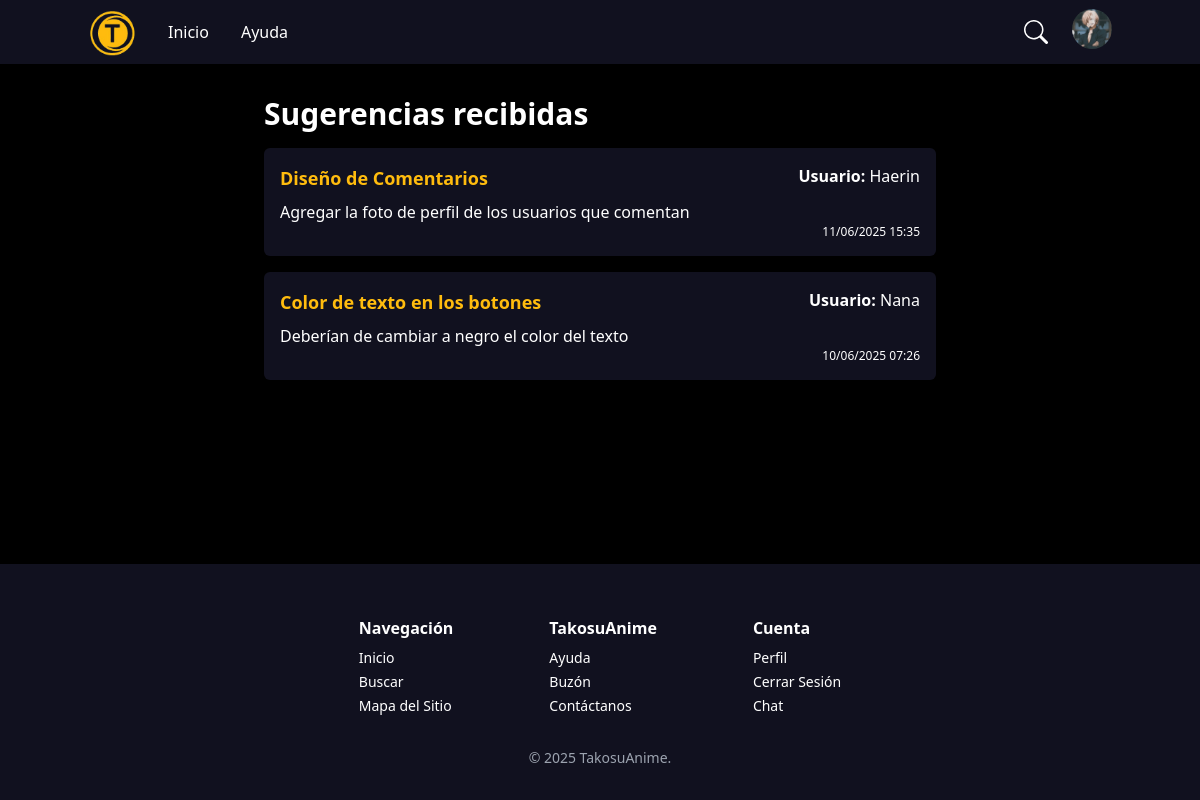
The page /suggestion/ (signed in) on the database its author committed.
### main/models.py (models this page shows, shortened)
class User(AbstractUser):
    icon = models.ImageField(upload_to=user_icon, default="users/default.png", blank=True)
    favorite_animes = models.ManyToManyField('Anime', related_name='favorited_by', blank=True)

class Suggestion(models.Model):
    user = models.ForeignKey(settings.AUTH_USER_MODEL, on_delete=models.SET_NULL, null=True, blank=True)
    subject = models.CharField(max_length=150)
    message = models.TextField()
    created_at = models.DateTimeField(auto_now_add=True)

### main/views.py (the view, shortened to what this page needs)
# urls.py: path('suggestion/', SuggestionView.as_view(), name='suggestion'),
class SuggestionView(LoginRequiredMixin, FormView):
    template_name = 'suggestion.html'
    form_class = SuggestionForm
    success_url = reverse_lazy('suggestion')
    def get_context_data(self, **kwargs):
        context = super().get_context_data(**kwargs)
        if self.request.user.is_superuser:
            context['suggestions'] = Suggestion.objects.select_related('user').order_by('-created_at')
        return context

### main/templates/suggestion.html (shortened to what this page needs)
{% extends "base.html" %}
{% load form_filters %}
{% block content %}
    {% if user.is_superuser %}
        <div class="max-w-2xl mx-auto">
            <h2 class="text-white text-3xl font-bold mb-4">Sugerencias recibidas</h2>
            {% if suggestions %}
                <ul class="space-y-4">
                    {% for suggestion in suggestions %}
                        <li class="[background-color:#11111F] p-4 rounded-md text-white">
                            <div class="flex justify-between items-start">
                                <strong class="text-lg [color:#FFBC0E]">{{ suggestion.subject }}</strong>
                                <span><strong>Usuario:</strong> {{ suggestion.user.username }}</span>
                            </div>
                            <p class="mt-2">{{ suggestion.message }}</p>
                            <div class="flex justify-end">
                                <p class="text-xs">{{ suggestion.created_at|date:"d/m/Y H:i" }}</p>
                            </div>
                        </li>
                    {% endfor %}
                </ul>
            {% else %}
                <p class="text-white">No hay sugerencias.</p>
            {% endif %}
        </div>
    {% endif %}
{% endblock %}

### main/templates/base.html (shortened to what this page needs)
<!DOCTYPE html>
<html lang="en">
<head>
    {% load static %}
    <script src="https://cdn.tailwindcss.com"></script>
    <link rel="stylesheet" href="{% static 'css/style.css' %}">
</head>
<body  class="bg-black min-h-screen flex flex-col">
    <header style="background-color: #11111F;" class="text-white py-2 h-16">
        <div class="container mx-auto flex justify-between items-center">
            <div class="flex items-center space-x-8">
                <div class="flex items-end space-x-2">
                    <a href="{% url 'anime_list' %}"><img src="{% static 'images/logo.png' %}" alt="TakosuAnime" class="h-12"></a>
                </div>
                <a href="{% url 'anime_list' %}" class="text-white hover:text-yellow-400">Inicio</a>
                <a href="{% url 'help' %}">Ayuda</a>
            </div>
            <div class="flex items-center space-x-4">
                <div class="flex items-center relative">
                    <a href="{% url 'search' %}" class="text-white h-10 w-10 flex items-center justify-center  hover:text-yellow-400">
                        <svg xmlns="http://www.w3.org/2000/svg" width="24" height="24" fill="currentColor" class="bi bi-search" viewBox="0 0 16 16">
                            <path d="M11.742 10.344a6.5 6.5 0 1 0-1.397 1.398h-.001q.044.06.098.115l3.85 3.85a1 1 0 0 0 1.415-1.414l-3.85-3.85a1 1 0 0 0-.115-.1zM12 6.5a5.5 5.5 0 1 1-11 0 5.5 5.5 0 0 1 11 0"/>
                        </svg>
                    </a>
                </div>
                <div class="relative">
                    {% if request.user.is_authenticated %}
                        <button id="profileMenuButton" class="inline-block focus:outline-none">
                            <img src="{{ user.icon.url }}" alt="{{ user.username }}" class="w-10 h-10 rounded-full object-cover" />
                        </button>
                    {% else %}
                        <a href="{% url 'login' %}" class="text-white py-2 px-4 rounded-md hover:text-yellow-500">Iniciar Sesión</a>
                        |
                        <a href="{% url 'signup' %}" class="text-white py-2 px-4 rounded-md hover:text-yellow-500">Registrarse</a>
                    {% endif %}
                </div>
            </div>
        </div>
    </header>
    <main class="container mx-auto py-8 flex-grow">
        {% block content %}
        {% endblock %}
    </main>
    <footer style="background-color: #11111F;" class="text-white py-8">
        <div class="container mx-auto flex flex-col md:flex-row md:gap-x-20 justify-center items-start text-sm pt-5">
            <div class="px-2">
                <span class="font-semibold text-base">Navegación</span>
                <div class="flex flex-col space-y-1 pt-2">
                    <a href="{% url 'anime_list' %}">Inicio</a>
                    <a href="{%  url 'search' %}">Buscar</a>
                    <a href="{% url 'sitemap' %}">Mapa del Sitio</a>
                </div>
            </div>
            <div class="px-2">
                <span class="font-semibold text-base">TakosuAnime</span>
                <div class="flex flex-col pt-2 space-y-1">
                    <a href="{% url 'help' %}">Ayuda</a>
                    <a href="{% url 'suggestion' %}">Buzón</a>
                    <a href="{% url 'contact' %}">Contáctanos</a>
                </div>
            </div>
            <div class="px-2">
                <span class="font-semibold text-base">Cuenta</span>
                <div class="flex flex-col pt-2 space-y-1">
                {% if request.user.is_authenticated %}
                    <a href="{% url 'profile' user.id %}">Perfil</a>
                    <form action="{% url 'logout' %}" method="post" class="block">
                        <button type="submit" class="hover:[color:#FFBC0E]">
                            Cerrar Sesión
                        </button>
                    </form>
                {% else %}
                    <a href="{% url 'login' %}">Iniciar Sesión</a>
                    <a href="{% url 'signup' %}">Registrarse</a>
                {% endif%}
                    <a href="{% url 'home_redirect' %}">Chat</a>
                </div>
            </div>
        </div>
        <div class="text-sm text-gray-400 text-center pt-8" >
            © 2025 TakosuAnime.
        </div>
    </footer>
</body>
</html>

### static/css/style.css (style rules this page uses)
a { color: white ; }

### rows shown on the page
User: icon (picture)
Suggestion: subject "Diseño de Comentarios", user.username "Haerin", message "Agregar la foto de perfil de los usuarios que comentan", created_at "11/06/2025 15:35"
Suggestion: subject "Color de texto en los botones", user.username "Nana", message "Deberían de cambiar a negro el color del texto", created_at "10/06/2025 07:26"
